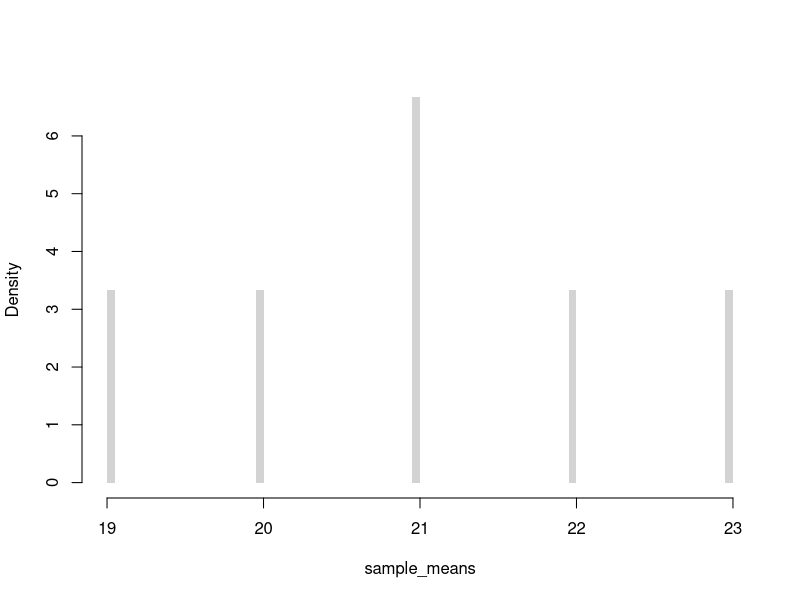
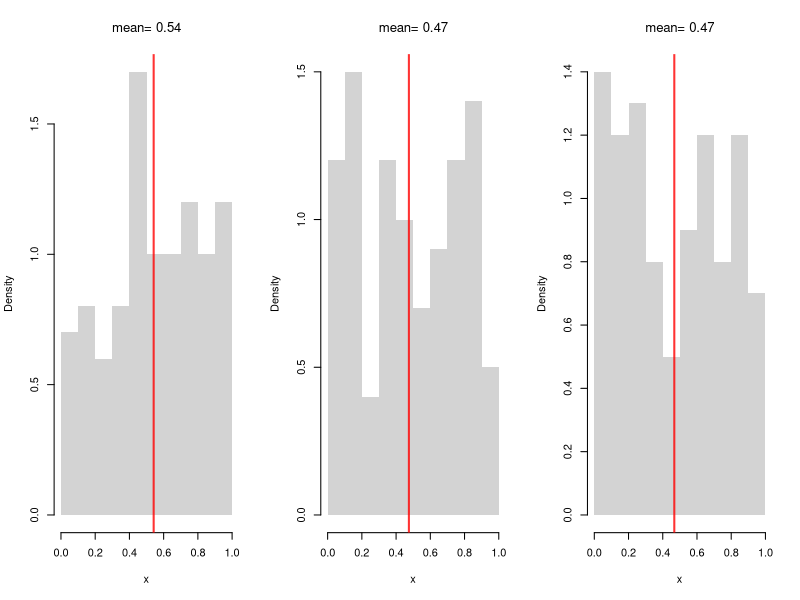
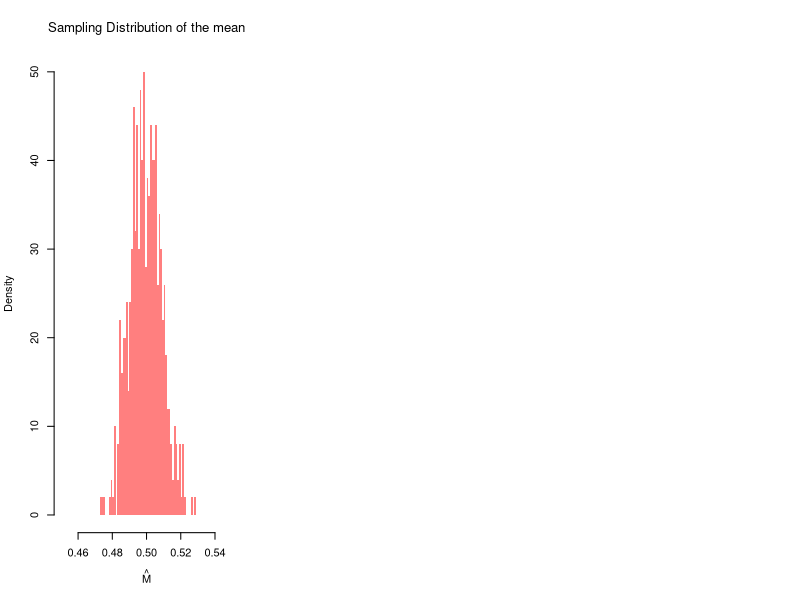
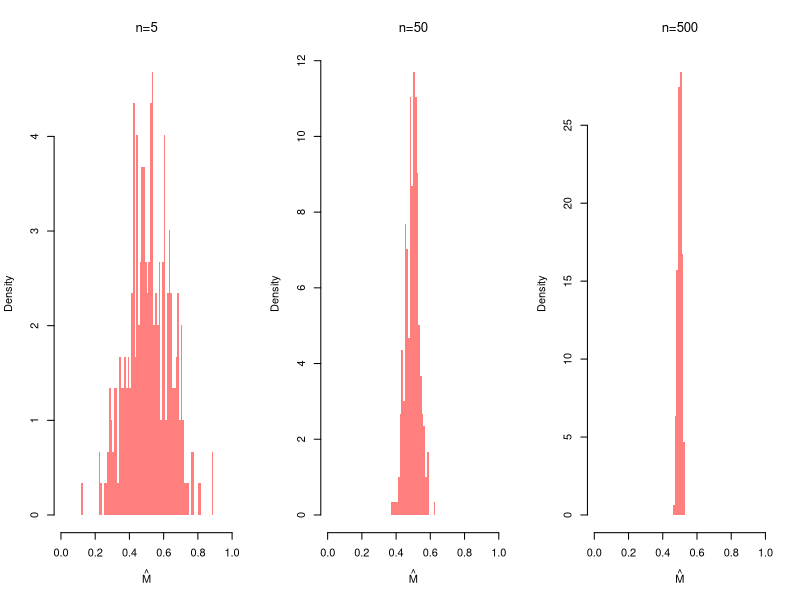
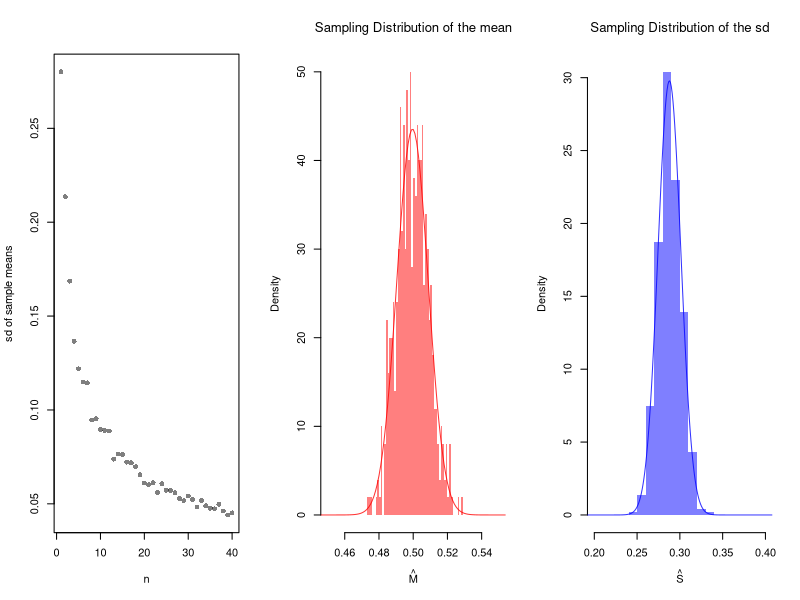
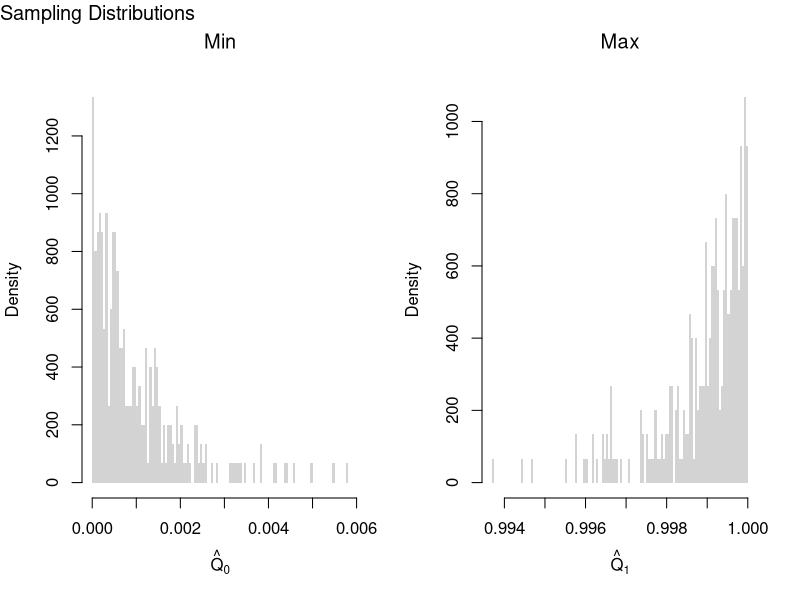
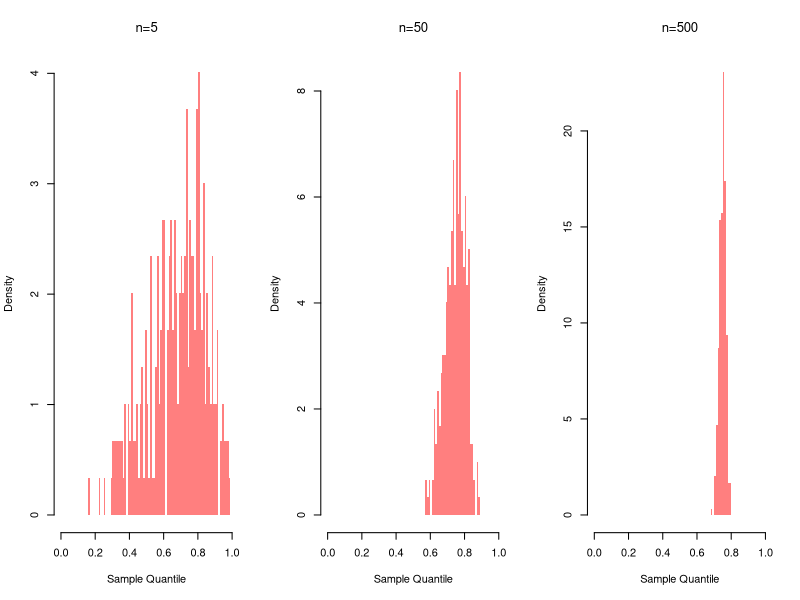
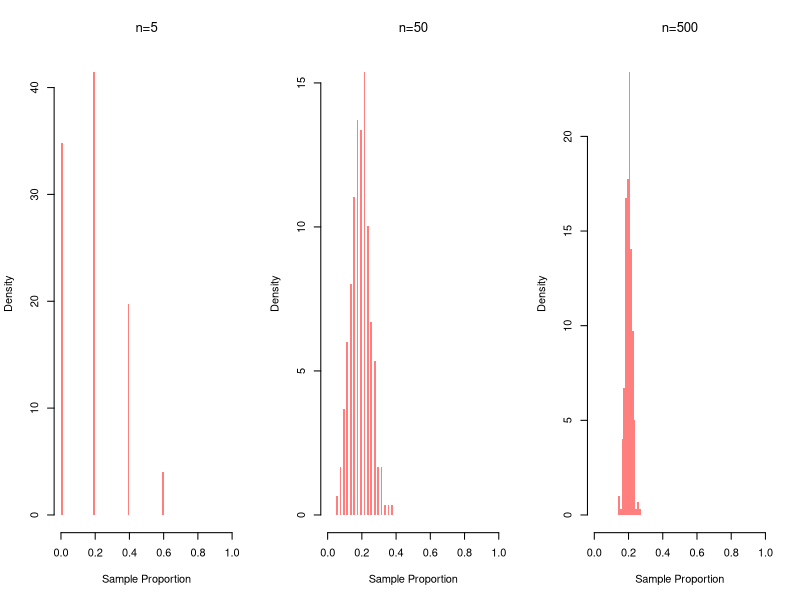

These figures' R source, in order:
## ---- chunk 1
# Simple random sample (no duplicates, equal probability)
x <- c(1, 2, 3, 4) # population
sample(x, 2, replace=F) #sample
## ---- chunk 2
#{1, 2, 3} {1, 3, 2}
#{2, 1, 3} {2, 3, 1}  
#{3, 2, 1} {3, 1, 2}
factorial(3)
## ---- chunk 3
#Ways to draw k=2 from a set with n=4
#{1, 2} {1, 3} {1, 4}  
#      {2, 3} {2, 4}  
#            {3, 4} 

choose(4, 2)
## ---- chunk 4
#All possible samples of two from a bag of numbers {1, 2, 3, 4} with replacement 
#{1, 1} {1, 2} {1, 3}, {3, 4}
#{2, 2} {2, 3} {2, 4}
#{3, 3} {3, 4}
#{4, 4}

# Simple random sample (duplicates, equal probability)
sample(x, 2, replace=T)
## ---- chunk 5
X <- c(18, 20, 22, 24) # Ages for student population
# six possible samples
m1 <- mean( X[c(1, 2)] ) #{1, 2}
m2 <- mean( X[c(1, 3)] ) #{1, 3}
m3 <- mean( X[c(1, 4)] ) #{3, 4}
m4 <- mean( X[c(2, 3)] ) #{2, 3}
m5 <- mean( X[c(2, 4)] ) #{2, 4}
m6 <- mean( X[c(3, 4)] ) #{3, 4}
# sampling distribution
sample_means <- c(m1, m2, m3, m4, m5, m6)
hist(sample_means,
    freq=F, breaks=100,
    main=NA, border=NA)
## ---- chunk 6
# Three Sample Example from infinite population
x1 <- runif(100)
m1 <- mean(x1)
x2 <- runif(100)
m2 <- mean(x2)
x3 <- runif(100)
m3 <- mean(x3)
sample_means <- c(m1, m2, m3)
sample_means

# An Equivalent Approach: fill vector in a loop
sample_means <- rep(NA, 3)
for(i in seq(sample_means)){
    x <- runif(100)
    m <- mean(x)
    sample_means[i] <- m
}
sample_means
## ---- chunk 7
# Three Sample Example w/ Visual
par(mfrow=c(1, 3))
for(b in 1:3){
    x <- runif(100) 
    m <-  mean(x)
    hist(x,
        breaks=seq(0, 1, by=.1), #for comparability
        freq=F, main=NA, border=NA)
    abline(v=m, col=rgb(1, 0, 0, .8), lwd=2)
    title(paste0('mean= ', round(m, 2)),  font.main=1)
}
## ---- chunk 8
# Many sample example
sample_means <- rep(NA, 500)
for(i in seq_along(sample_means)){
    x <- runif(1000)
    m <- mean(x)
    sample_means[i] <- m
}
hist(sample_means,
    breaks=seq(0.45, 0.55, by=.001),
    border=NA, freq=F,
    col=rgb(1, 0, 0, .5),
    xlab=expression(hat(M)),
    main=NA)
title('Sampling Distribution of the mean', font.main=1)
## ---- chunk 9
m_LLLN <- mean(sample_means)
round(m_LLLN, 3)
## ---- chunk 10
par(mfrow=c(1, 3))
for(n in c(5, 50, 500)){
    sample_means_n <- rep(NA, 299)
    for(i in seq_along(sample_means_n)){
        x <- runif(n)
        m <- mean(x)
        sample_means_n[i] <- m
    }
    hist(sample_means_n,
        breaks=seq(0, 1, by=.01),
        border=NA, freq=F,
        col=rgb(1, 0, 0, .5),
        xlab=expression(hat(M)),
        main=NA)
    title(paste0('n=', n), font.main=1)
}
## ---- chunk 11
n_seq <- seq(1, 40)
sd_seq <- rep(NA, length(n_seq))
for(n in seq_along(sd_seq)){
    sample_means_n <- rep(NA, 499)
    for(i in seq_along(sample_means_n)){
        x <- runif(n)
        m <- mean(x)
        sample_means_n[i] <- m
    }
    sd_seq[n] <- sd(sample_means_n)
}
plot(n_seq, sd_seq, pch=16, col=grey(0, 0.5),
    xlab='n', ylab='sd of sample means', main=NA)
## ---- chunk 12
X <- c(18, 20, 22, 24) #student ages (population values)
mean(X) # Population mean

# six possible samples of size 2
m1 <- mean( X[c(1, 2)] ) #{1, 2}
m2 <- mean( X[c(1, 3)] ) #{1, 3}
m3 <- mean( X[c(1, 4)] ) #{1, 4}
m4 <- mean( X[c(2, 3)] ) #{2, 3}
m5 <- mean( X[c(2, 4)] ) #{2, 4}
m6 <- mean( X[c(3, 4)] ) #{3, 4}
means_2 <- c(m1, m2, m3, m4, m5, m6)
sort(means_2)

# four possible samples of size 3
m1 <- mean( X[c(1, 2, 3)] ) 
m2 <- mean( X[c(1, 2, 4)] ) 
m3 <- mean( X[c(1, 3, 4)] ) 
m4 <- mean( X[c(2, 3, 4)] ) 
means_3 <- c(m1, m2, m3, m4)
sort(means_3)
## ---- chunk 13
hist(sample_means,
    breaks=seq(0.45, 0.55, by=.001),
    border=NA, freq=F,
    col=rgb(1, 0, 0, .5),
    xlab=expression(hat(M)),
    main=NA)
title('Sampling Distribution of the mean', font.main=1)

# Approximately normal?
mu <- mean(sample_means)
mu_sd <- sd(sample_means)
x <- seq(0.1, 0.9, by=0.001)
fx <- dnorm(x, mu, mu_sd)
lines(x, fx, col=rgb(1, 0, 0, .8))
## ---- chunk 14
# CLT example of the 'sd' statistic
sample_sds <- rep(NA, 1000)
for(i in seq_along(sample_sds)){
    x <- runif(100) # same distribution
    s <- sd(x) # different statistic
    sample_sds[i] <- s
}
hist(sample_sds,
    breaks=seq(0.2, 0.4, by=.01),
    border=NA, freq=F,
    col=rgb(0, 0, 1, .5),
    xlab=expression(hat(S)),
    main=NA)
title('Sampling Distribution of the sd', font.main=1)

# Approximately normal?
mu <- mean(sample_sds)
mu_sd <- sd(sample_sds)
x <- seq(0.1, 0.9, by=0.001)
fx <- dnorm(x, mu, mu_sd)
lines(x, fx, col=rgb(0, 0, 1, .8))

# try another random variable, such as rexp(100) instead of runif(100)
## ---- chunk 15
# Create 300 samples, each with 1000 random uniform variables
x_samples <- matrix(nrow=300, ncol=1000)
for(i in seq(1, nrow(x_samples))){
    x_samples[i, ] <- runif(1000)
}
# Each row is a new sample
length(x_samples[1, ])

# Compute min and max for each sample
x_mins <- apply(x_samples, 1, quantile, probs=0)
x_maxs <- apply(x_samples, 1, quantile, probs=1)

# Plot the sampling distributions of min, median, and max
# Median looks normal. Maximum and minimum do not!
par(mfrow=c(1, 2))
hist(x_mins, breaks=100, main=NA,
    xlab=expression(hat(Q)[0]), border=NA, freq=F)
title('Min', font.main=1)
hist(x_maxs, breaks=100, main=NA,
    xlab=expression(hat(Q)[1]), border=NA, freq=F)
title('Max', font.main=1)
title('Sampling Distributions', outer=T, line=-1, adj=0, font.main=1)
## ---- chunk 16
par(mfrow=c(1, 3))
for(n in c(5, 50, 500)){
    sample_quants_n <- rep(NA, 299)
    for(i in seq_along(sample_quants_n)){
        x <- runif(n)
        m <- quantile(x, probs=0.75) #upper quartile
        sample_quants_n[i] <- m
    }
    hist(sample_quants_n,
        breaks=seq(0, 1, by=.01),
        border=NA, freq=F,
        col=rgb(1, 0, 0, .5),
        xlab='Sample Quantile',
        main=NA)
    title(paste0('n=', n), font.main=1)
}
## ---- chunk 17
par(mfrow=c(1, 3))
for(n in c(5, 50, 500)){
    sample_props_n <- rep(NA, 299)
    for(i in seq_along(sample_props_n)){
        x <- sample(1:5, size=n, prob=c(1:5)/15, replace=T)
        p3 <- mean(x==3)
        sample_props_n[i] <- p3
    }
    hist(sample_props_n,
        breaks=seq(0, 1, by=.01),
        border=NA, freq=F,
        col=rgb(1, 0, 0, .5),
        xlab='Sample Proportion',
        main=NA)
    title(paste0('n=', n), font.main=1)
}
## ---- chunk 18
par(mfrow = c(1, 3))
for (n in c(50, 500, 5000)) {
  x <- runif(n)
  Fx <- ecdf(x)
  plot(Fx, main=NA)
  title(paste0('n=', n), font.main=1)
}
## ---- chunk 19
sample_dat <- USArrests[, 'Murder']
sample_mean <- mean(sample_dat)
sample_mean
## ---- chunk 20
# Generate Non-normal Data, from Hesterberg (2015)

# Population is 50% N(-2, 1) and 50% N(2, 4)
populationMean <- c(-2, 2)
populationVar <- c(1, 4)

# Generate samples from population
rPopulation <- function(n){
  # Which distribution is each observation coming from
  di <- sample(1:2, size=n, replace=TRUE, prob=c(.5, .5))
  rnorm(n, mean=populationMean[di], sd=sqrt(populationVar)[di])
}

# Compute Sample Mean
n <- 25
set.seed(2)
sample_dat <- rPopulation(n)
sample_mean <- mean(sample_dat)
## ---- chunk 21
# Plot Bootstrap Mean
# Modified from Hesterberg (2015)

#### Some parameters for figure layout.
divideX <- c(.6, .65)
divideY <- c(0, .32, .33, .65, .70, 1)
useFraction <- .9
Fraction2 <- 0:1 + c(1, -1) * (1-useFraction)/2
rescaleY <- function(x) (x-.33)/.67
divideY3 <- (c(NA, NA, .33, .65, .70, 1) - .33)/.67

PlotSample <- function(data,
    lineMu=TRUE,
    star=FALSE,
    lineM=NULL,
    col='gray'){
  # lineMu: logical, add a vertical line at mu
  # star:  logical, label with xbar* instead of xbar
  # lineM: NULL or numeric; add a vertical line there

  hist(data, breaks=seq(-6, 8, length=21), col=col,
       probability=TRUE, axes=FALSE, new=FALSE, border=NA,
       xlab='', xlim=c(-6, 8), ylim=c(0, .351),
       xaxs='i', yaxs='i', main=NA)
  axis(side=1, at=c(-6, 8))
  axis(side=1, at=mean(data),
       if(star) expression(hat(M)[r]) else expression(hat(M)))
  if(lineMu) {
    segments(mean(populationMean), y0=0, y1=.32)
    axis(side=1, at=mean(populationMean), '')
  }
  if(length(lineM)) {
    segments(lineM, y0=0, y1=.32, col=rgb(1, 0, 0, .8), lty=2)
    axis(side=1, at=lineM, '', col=rgb(1, 0, 0, .8))
  }
  invisible(NULL)
}

### Plot sample (as substitute for population)
par(fig=c(divideX[1] * (1/3 + 1/3 * Fraction2), divideY3[5:6]),
    mar=.1 + c(2, 0, 0, 0), mex=.8)
PlotSample(sample_dat, lineM=sample_mean)
axis(1, sample_mean, expression(hat(M)), col=rgb(1, 0, 0, .8))

### Bootstrap samples
set.seed(2)  ## Cherry Pick Some Good Ones
B <- lapply(1:20, function(b) { sample(sample_dat, replace=T) })
temp <- lapply(B, hist, breaks=seq(-6, 8, length=21), plot=F)
Bii <- which(sapply(temp, function(x) max(x[['counts']])) <= 5)
## Plot the Cherries
par(fig=c(divideX[1] * (0/3 + 1/3*Fraction2), divideY3[3:4]), new=T)
PlotSample(B[[Bii[1]]], sample_mean, lineMu=F, star=T)
par(fig=c(divideX[1] * (1/3 + 1/3*Fraction2), divideY3[3:4]), new=T)
PlotSample(B[[Bii[3]]], sample_mean, lineMu=F, star=T)
par(fig=c(divideX[1] * (2/3 + 1/3*Fraction2), divideY3[3:4]), new=T)
PlotSample(B[[Bii[2]]], sample_mean, lineMu=F, star=T)

### Bootstrap Distribution
par(fig=c(divideX[2], 1, 0, .5), new=T)
par(mar=c(4.1, 0, 0, 0))
set.seed(2)
Bmeans <- sapply(1:999, function(b) {
    dat_b <- sample(sample_dat, replace=T) # c.f. jackknife
    mean(dat_b)
})
hist(Bmeans, xlim=c(-3, 3), ylim=c(0, 1), breaks=61, border=NA,
     axes=F, col='gray', freq=F, main=NA, yaxs='i',
     xlab='', ylab='')
abline(v=sample_mean, col=rgb(1, 0, 0, .8), lty=2)
abline(v=mean(populationMean))
axis(1, c(-3, 3))
axis(1, at=sample_mean, expression(hat(M)), col=rgb(1, 0, 0, .8))
#axis(3, at=mean(populationMean), expression(mu))

### Arrows
par(mar=c(2.1, 0, 0, 0))
par(fig=c(0, 1, 0, 1), usr=c(0, 1, 0, 1))
arrows(lwd=1.5, length=.125,
       x0=divideX[1] * (.29 + .42 * ppoints(5)[c(1, 3, 5)]),
       x1=divideX[1] * seq(.3, .7, length=3),
       y0=rescaleY(divideY[4:5] %*% c(.2, .77)) - .05,
       y1=rescaleY(divideY[4] - c(.6, 1, .6)*(divideY[5]-divideY[4])) - .05)
arrows(divideX[1], c(.1, .2, .3), length=.125, divideX[2], lwd=1.5)

### Text
text(.4, .8, adj=0, 'Sample')
text((divideX[2]+1)/2, .55, adj=.5, 'Resampling Distribution')
text(0.01, divideY3[4]+.03, adj=0, 'Resamples (r)')
legend(.01, .9, lty=1:2, col=c(rgb(0, 0, 0, .8), rgb(1, 0, 0, .8)), legend=expression(mu, hat(M)))
## ---- chunk 22
sample_dat <- USArrests[, 'Murder']
sample_mean <- mean(sample_dat)

# Jackknife Estimates
n <- length(sample_dat)
jackknife_means <- rep(NA, n)
for(i in seq_along(jackknife_means)){
    dat_noti <- sample_dat[-i]
    mean_noti <- mean(dat_noti)
    jackknife_means[i] <- mean_noti
}
hist(jackknife_means, breaks=25,
    border=NA, freq=F,
    main=NA, xlab=expression(hat(M)[-i]))
abline(v=sample_mean, col=rgb(1, 0, 0, .8), lty=2)
## ---- chunk 23
# Bootstrap estimates
bootstrap_means <- rep(NA, 9999)
for(b in seq_along(bootstrap_means)){
    boot_id <- sample(n, replace=T)
    dat_b  <- sample_dat[boot_id] # c.f. jackknife
    mean_b <- mean(dat_b)
    bootstrap_means[b] <-mean_b
}

hist(bootstrap_means, breaks=25,
    border=NA, freq=F,
    main=NA, xlab=expression(hat(M)[b]))
abline(v=sample_mean, col=rgb(1, 0, 0, .8), lty=2)
## ---- chunk 24
# theoretical probabilities
x <- c(0, 1)
x_probs <- c(1/4, 3/4)
# sample draws
coin_sample <- sample(x, prob=x_probs, 1000, replace=T)
Fhat <- ecdf(coin_sample)

x_probs_boot <- c(Fhat(0), 1-Fhat(0))
x_probs_boot # approximately the theoretical value
coin_resample <- sample(x, prob=x_probs_boot, 999, replace=T)
# any draw from here is almost the same as the original process
## ---- chunk 25
sd(sample_dat) # standard deviation
sd(bootstrap_means) # standard error estimate for the mean
## ---- chunk 26
sd(jackknife_means)*sqrt(n) # standard error estimate for the mean
sd(bootstrap_means) # standard error estimate for the mean
## ---- chunk 27
B <- 999 # number of bootstrap samples
Nseq <- seq(1, length(sample_dat), by=1) # different resample sizes
n_id <- seq_along(sample_dat) # who to potentially resample

## For each sample size, compute the bootstrap SE
SE <- rep(NA, length(Nseq))
for(n in seq_along(Nseq)){
    sample_stats_n <- rep(NA, B)
    for(b in seq(1, B)){
    	b_id <- sample(n_id, size=n, replace=T)
        x_b <- sample_dat[b_id]
        x_stat_b <- mean(x_b) # statistic of interest
        sample_stats_n[b] <- x_stat_b
    }
    se_n <- sd(sample_stats_n) # How much the statistic varies across samples
    SE[n] <- se_n
}

plot(Nseq, SE, pch=16, col=grey(0, 0.5),
    ylab='standard error', xlab='sample size', main=NA)
## ---- chunk 28
med <- quantile(sample_dat, prob=0.5)

# Bootstrap estimates
bootstrap_stat <- rep(NA, 9999)
for(b in seq_along(bootstrap_stat)){
    boot_id <- sample(n, replace=T)
    dat_b  <- sample_dat[boot_id] # c.f. jackknife
    stat_b <- quantile(dat_b, prob=0.5)
    bootstrap_stat[b] <- stat_b
}

hist(bootstrap_stat, breaks=25,
    border=NA, freq=F,
    main=NA, xlab=expression(Med[b]))
abline(v=med, col=rgb(1, 0, 0, .8), lty=2)
## ---- chunk 29
# Standard error estimate for the median
sd(bootstrap_stat)
## ---- chunk 30
# Empirical Distribution
X <- USArrests[, 'Murder']
FX_hat <- ecdf(X)
plot(FX_hat, lwd=2, xlim=c(0, 20),
    pch=16, col=grey(0, .5), main=NA)

# Generating random variables via inverse ECDF
p <- runif(3000) ## Multiple Draws
QX_hat <- quantile(FX_hat, p, type=1)
QX_hat[c(1, 2, 3)]

## Can also do directly from the data
QX_hat <- quantile(X, p, type=1)
QX_hat[c(1, 2, 3)]
## ---- chunk 31
# 4 random data points from 3 different distributions
qunif(4)
qexp(4)
qnorm(4)
## ---- chunk 32
# Theoretical Quantile Function (from VGAM::qdagum)
qdagum <- function(p, scale.b=1, shape1.a, shape2.c) {
  # Quantile function (theoretically derived from the CDF)
  ans <- scale.b * (expm1(-log(p) / shape2.c))^(-1 / shape1.a)
  # Special known cases
  ans[p == 0] <- 0
  ans[p == 1] <- Inf
  # Safety Checks
  ans[p < 0] <- NaN
  ans[p > 1] <- NaN
  if(scale.b <= 0 | shape1.a <= 0 | shape2.c <= 0){ ans <- ans*NaN }
  # Return
  return(ans)
}

# Generate Random Variables (VGAM::rdagum)
rdagum <-function(n, scale.b=1, shape1.a, shape2.c){
    p <- runif(n) # generate random probabilities
    x <- qdagum(p, scale.b=scale.b, shape1.a=shape1.a, shape2.c=shape2.c) #find the inverses
    return(x)
}

# Example
set.seed(123)
X <- rdagum(3000, 1, 3, 1)
X[c(1, 2, 3)]
